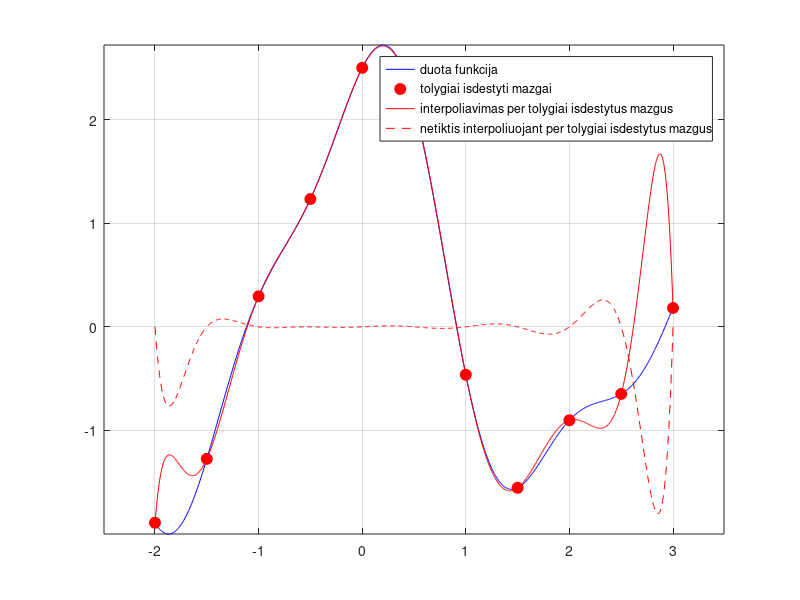
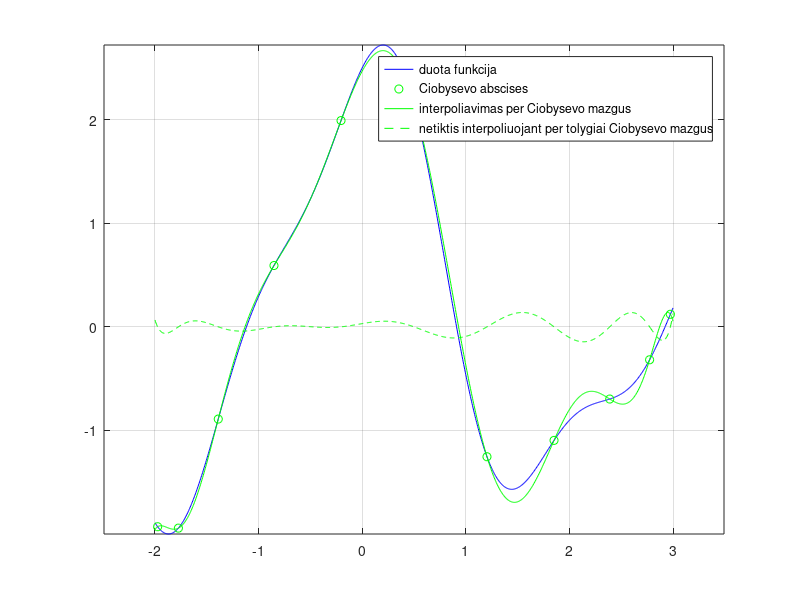

Source code (MATLAB) for these figures, in order:
function pagrindine
clc,close all

xmin=-2;xmax=3;  % duotas funkcijos apibrezimo intervalas 
N=11;   % interpoliavimo tasku skaicius
X=[xmin:(xmax-xmin)/(N-1):xmax];  % tolygiai paskirstytu interpoliavimo tasku abscises
k=[0:N-1];
XC=(xmax+xmin)/2+(xmax-xmin)/2*cos((2*k+1)*pi/(2*N)); % "Ciobysevo abscises"

Y=funkcija(X);     %  tolygiai paskirstytu interpoliavimo tasku ordinates
YC=funkcija(XC);   %  ordinates "Ciobysevo abscisiu" taskuose
x=min(X):(max(X)-min(X))/1000:max(X);   %x reiksmes vaizdavimui

leg={'duota funkcija',...
    'tolygiai isdestyti mazgai',...
    'interpoliavimas per tolygiai isdestytus mazgus',...
    'netiktis interpoliuojant per tolygiai isdestytus mazgus',...
    'Ciobysevo abscises',...
    'interpoliavimas per Ciobysevo mazgus',...
    'netiktis interpoliuojant per tolygiai Ciobysevo mazgus'};

figure(1), hold on, grid on,box on,axis equal, set(gcf,'Color','w'); 
plot(x,funkcija(x),'b-')   % vaizduojama duotoji funkcija (t.y. pagal kuria interpoliuojama) 
hg=legend(leg{1});
plot(X,Y,'ro','MarkerFaceColor','r','MarkerSize',8) % vaizduojami tolygiai isdestyti interpoliavimo taskai 
delete(hg);hg=legend(leg{1:2});

xx=zeros(N,N);
for j=1:N
    xx(:,j)=X.^(j-1);
end
fprintf('\nBaziniu funkciju reiksmes interpoliavimo mazguose(X,Y), matrica xx = \n');
for j=0:N-1
    fprintf('      \tX^%g', j);
end
fprintf('      \n____________________________________________________________________________________________      \n');
for i=1:N
    for j=1:N
        fprintf('\t%9.4f',xx(i,j));
    end
    fprintf('\n');
end

A=xx\Y'; %A=inv(xx)*Y'
fprintf('\n Is lygties A*xx=Y gauname interpoliacinio daugianario koeficientus A: \n');
for i=1:N
    fprintf('\t%9.4f', A(i));
end
fprintf('\n');
f=zeros(size(x));
for i=1:N
    f=f+A(i)*x.^(i-1);
end
figure(1);

plot(x,f,'r-')      % vaizduojama funkcija, interpoliuojanti tolygiai paskirstytuose mazguose 
plot(x,funkcija(x)-f,'r--'),      % vaizduojama netiktis duotos funkcijos atzvilgiu 
delete(hg);hg=legend(leg{1:4});

% Ciobysevo

xx=zeros(N,N);
for j=1:N
    xx(:,j)=XC.^(j-1);
end
fprintf('\nBaziniu funkciju reiksmes interpoliavimo mazguose(X,Y), matrica xx = \n');
for j=0:N-1
    fprintf('      \tX^%g', j);
end
fprintf('      \n____________________________________________________________________________________________      \n');
for i=1:N
    for j=1:N
        fprintf('\t%9.4f',xx(i,j));
    end
    fprintf('\n');
end

A=xx\YC'; %A=inv(xx)*Y'
fprintf('\n Is lygties A*xx=Y gauname interpoliacinio daugianario koeficientus A: \n');
for i=1:N
    fprintf('\t%9.4f', A(i));
end
fprintf('\n');
fc=zeros(size(x));
for i=1:N
    fc=fc+A(i)*x.^(i-1);
end
figure(1);

leg2={'duota funkcija',...
    'Ciobysevo abscises',...
    'interpoliavimas per Ciobysevo mazgus',...
    'netiktis interpoliuojant per tolygiai Ciobysevo mazgus'};
figure(2), hold on, grid on,box on,axis equal, set(gcf,'Color','w');
plot(x,funkcija(x),'b-') % vaizduojama duotoji funkcija (t.y. pagal kuria interpoliuojama)
plot(XC,YC,'go')   % vaizduojami interpoliavimo mazgai ties Ciobysevo abscisemis
plot(x,fc,'g-')   % vaizduojama funkcija, interpoliuojanti Ciobysevo mazguose 
plot(x,funkcija(x)-fc,'g--'),  % vaizduojama netiktis duotos funkcijos atzvilgiu
hg2=legend(leg2);

return
end

function fnk=funkcija(x)
% apskaiciuoja interpoliuojamos funkcijos reiksmes taskuose x
fnk=cos(2*x).*(sin(2*x)+1.5)+cos(x);
return
end